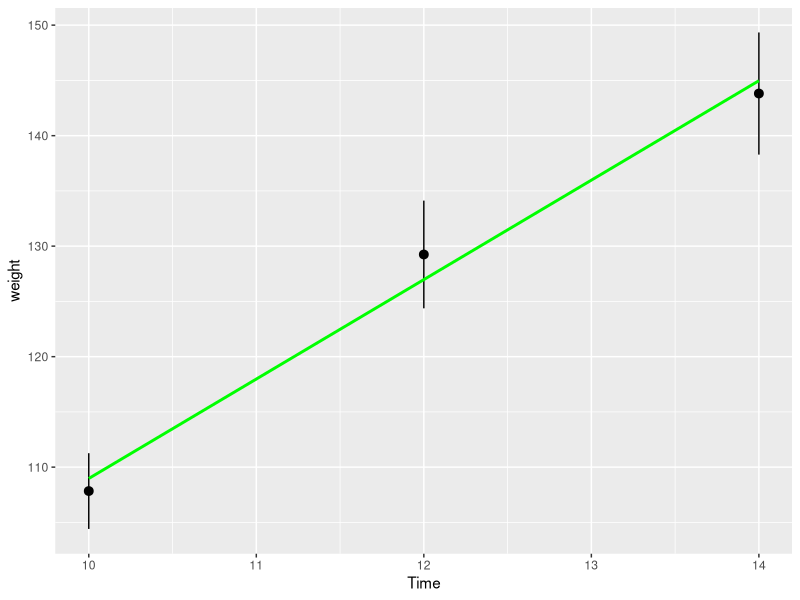
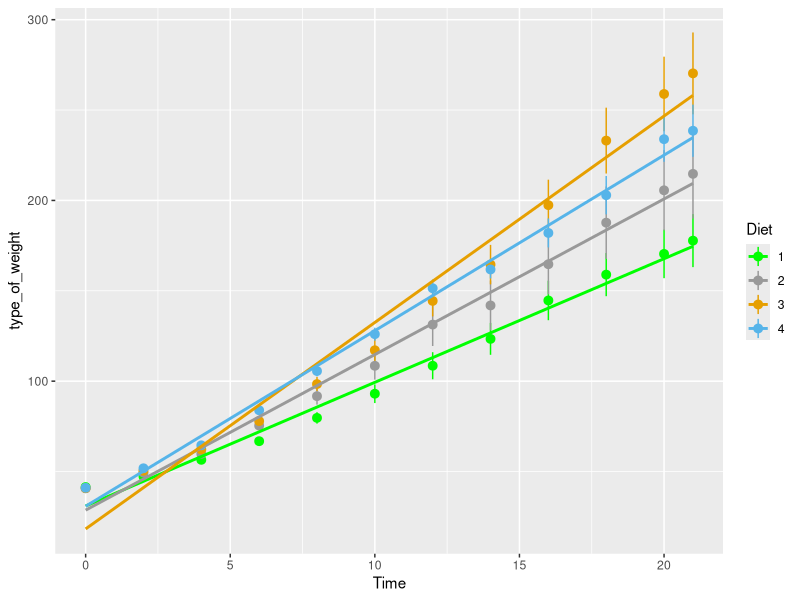
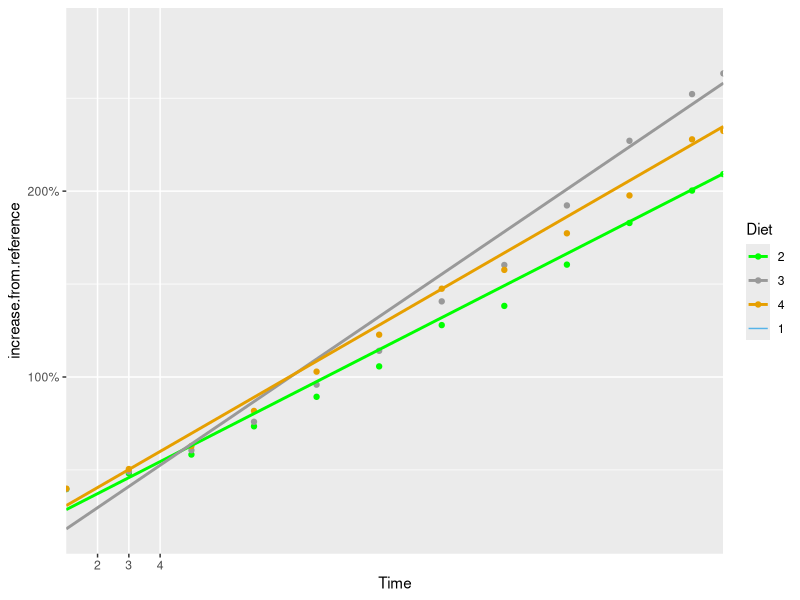
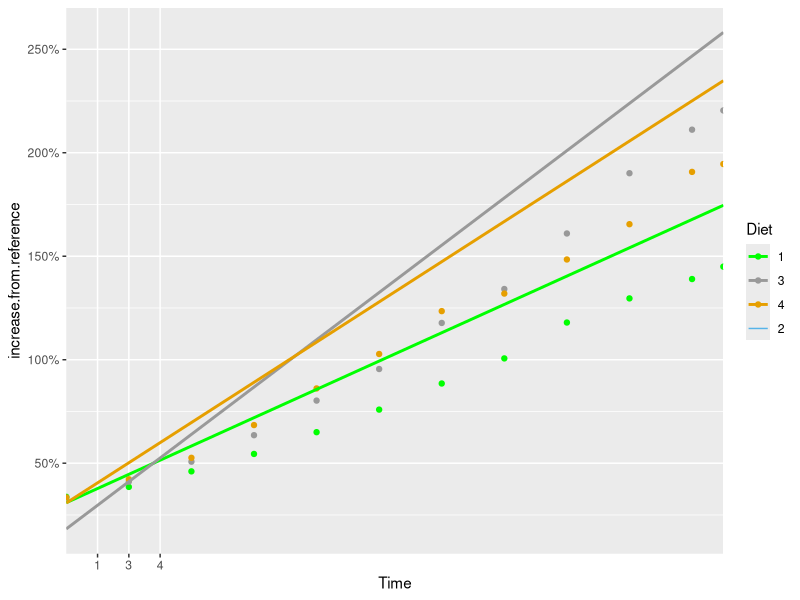

Recreate these plots in R, in order.
## ---- chunk 1
library(tidyverse)
library(data.table)
## ---- chunk 2
func1 <- function(dataframe){
 
 attach(dataframe)
 head(dataframe)
 
 baseline<-mean(dataframe$weight)

 dataframe$percent.increase.from.baseline <- (dataframe$weight/baseline)*100

 dataframe$increase.from.baseline <- dataframe$weight - baseline
 
 dataframe

}
attach(ChickWeight)
func1(ChickWeight)
## ---- chunk 3
#Making increase and percent increase
baseline<-mean(ChickWeight$weight)

ChickWeight$percentage.increase.from.baseline <- (ChickWeight$weight/baseline)*100
ChickWeight$increase.from.baseline <- ChickWeight$weight - baseline

#Arguments
#type_of_weight=weight,percentage.increase.from.baseline
#diet=0(for all diets),1(for diet 1),2(for diet 2),3(for diet 3), 4(for diet 4)
#colour1,colour2,colour3,colour4 = For the colour scheme
#lowerTime,upperTime = For setting the time ranges

func2  <- function(type_of_weight,diet=0,colour1,colour2,colour3,colour4,lowerTime=0,upperTime=21){
  if (lowerTime > 0){
      if (diet > 0){
      ss <- subset(ChickWeight, Diet == diet )
      ss <- subset(ChickWeight, Time >= lowerTime & Time <= upperTime)
      ggplot(data = ss, aes(x = Time, y = weight)) + 
      stat_summary() + 
      geom_smooth(method="lm",se=FALSE,colour=colour1,formula=y ~ x) 
      }else{
       ChickWeight = subset(ChickWeight,  Time >= lowerTime & Time <= upperTime)
       ggplot(data=ChickWeight,aes(x=Time,y=type_of_weight,color=Diet))+
       stat_summary()+
       geom_smooth(method="lm",se=FALSE,formula=y~x)+scale_color_manual(values=c(colour1,colour2,colour3,        colour4))
      }
  }else{
    if (diet > 0){
      ss <- subset(ChickWeight, Diet == diet )
      ss <- subset(ChickWeight, Time >= lowerTime & Time <= upperTime)
      ggplot(data = ss, aes(x = Time, y = weight)) + 
      stat_summary() + 
      geom_smooth(method="lm",se=FALSE,colour=colour1,formula=y~x) 
      }else{
       ChickWeight = subset(ChickWeight,  Time >= lowerTime & Time <= upperTime)
       ggplot(data=ChickWeight,aes(x=Time,y=type_of_weight,color=Diet))+
       stat_summary()+
       geom_smooth(method="lm",se=FALSE,formula=y~x)+scale_color_manual(values=c(colour1,colour2,colour3,        colour4))
      }
    
  }
}

## ---- chunk 4

func2(ChickWeight$weight,1,"green","#999999", "#E69F00","#56B4E9",10,15)

## ---- chunk 5
func2(ChickWeight$weight,0,"green","#999999", "#E69F00","#56B4E9",0,21)
## ---- chunk 6

func3=function(diet){
  rela<-subset(ChickWeight,Diet==diet)
  r<-mean(rela$weight)
  ChickWeight$increase.from.reference<-(ChickWeight$weight/r)*100
  
  ggplot(data=ChickWeight,aes(x=Time,y=increase.from.reference,color=Diet))+
    stat_summary(data=subset(ChickWeight,Diet != diet ),aes(Diet,col=as.character(diet)),fun = mean, geom="line")+geom_point(data=subset(ChickWeight,Diet != diet ),stat="summary",fun.y="mean")+
    geom_smooth(data=subset(ChickWeight,Diet != diet),
                aes(Time,weight,color=factor(Diet)),method="lm",se=FALSE)+
    scale_color_manual(values=c("green","#999999", "#E69F00","#56B4E9"))+     scale_y_continuous(labels = scales::percent_format(scale = 1))
  
}

func3(1)
## ---- chunk 7
func3(2)
